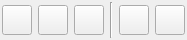
<?xml version="1.0" encoding="UTF-8"?>
<ui version="4.0">
 <class>FileToolbar</class>
 <widget class="QWidget" name="FileToolbar">
  <property name="geometry">
   <rect>
    <x>0</x>
    <y>0</y>
    <width>180</width>
    <height>40</height>
   </rect>
  </property>
  <property name="windowTitle">
   <string>Form</string>
  </property>
  <layout class="QHBoxLayout" name="horizontalLayout">
   <property name="margin">
    <number>2</number>
   </property>
   <item>
    <widget class="QToolButton" name="toolButtonOpen">
     <property name="minimumSize">
      <size>
       <width>30</width>
       <height>30</height>
      </size>
     </property>
     <property name="text">
      <string/>
     </property>
    </widget>
   </item>
   <item>
    <widget class="QToolButton" name="toolButtonSave">
     <property name="minimumSize">
      <size>
       <width>30</width>
       <height>30</height>
      </size>
     </property>
     <property name="text">
      <string/>
     </property>
    </widget>
   </item>
   <item>
    <widget class="QToolButton" name="toolButtonSaveAs">
     <property name="minimumSize">
      <size>
       <width>30</width>
       <height>30</height>
      </size>
     </property>
     <property name="text">
      <string/>
     </property>
    </widget>
   </item>
   <item>
    <widget class="Line" name="line">
     <property name="orientation">
      <enum>Qt::Vertical</enum>
     </property>
    </widget>
   </item>
   <item>
    <widget class="QToolButton" name="toolButtonExport">
     <property name="minimumSize">
      <size>
       <width>30</width>
       <height>30</height>
      </size>
     </property>
     <property name="text">
      <string/>
     </property>
    </widget>
   </item>
   <item>
    <widget class="QToolButton" name="toolButtonImport">
     <property name="minimumSize">
      <size>
       <width>30</width>
       <height>30</height>
      </size>
     </property>
     <property name="text">
      <string/>
     </property>
    </widget>
   </item>
  </layout>
 </widget>
 <resources/>
 <connections/>
</ui>
